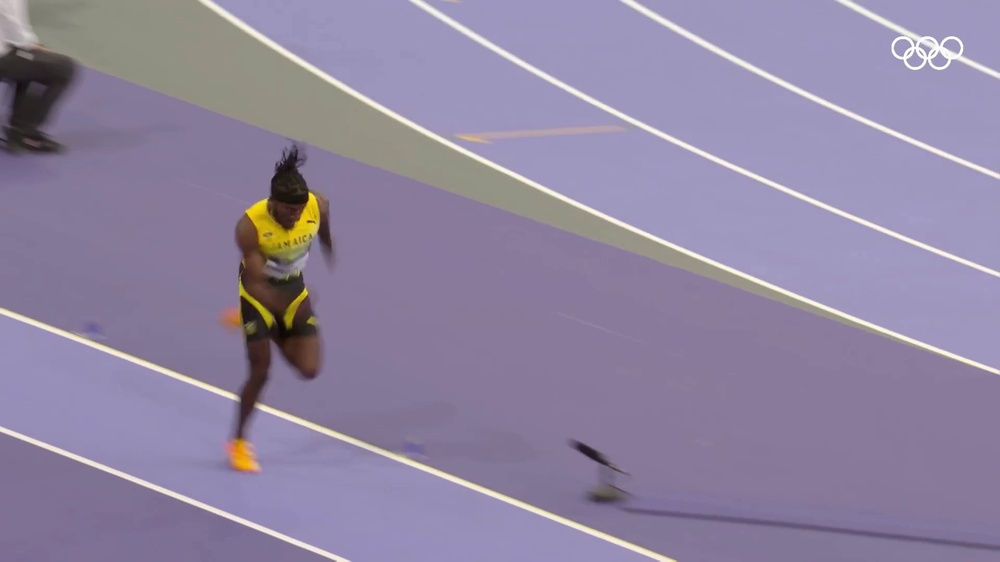
#> input picture frames/match1/frame_0005.jpg, 1000 x 562 px, shrunk from 1920 x 1080 before the run, found by its file name; its folder holds only this picture in this run
$ jupyter execute 02_grayscale_conversion.ipynb
#> lines starting #> are read from the running program, lines starting #| are printed output that depends on the picture
[cell 1]
import cv2
import os
import matplotlib.pyplot as plt

[cell 2]
input_folder = r"C:\Users\TECH STORE\OneDrive\Desktop\IP_Project\frames\match1"
output_folder = r"C:\Users\TECH STORE\OneDrive\Desktop\IP_Project\grayscale_frames\match1"

os.makedirs(output_folder, exist_ok=True)

[cell 3]
frame_files = sorted(os.listdir(input_folder))

print("Total frames found:", len(frame_files))

[cell 4]
for file in frame_files:

    if file.endswith(".jpg") or file.endswith(".png"):

        image_path = os.path.join(input_folder, file)
        image = cv2.imread(image_path)
#> image is the input picture: shape (562, 1000, 3); mean B, G, R 161.7, 133.8, 144.1

        gray = cv2.cvtColor(image, cv2.COLOR_BGR2GRAY)
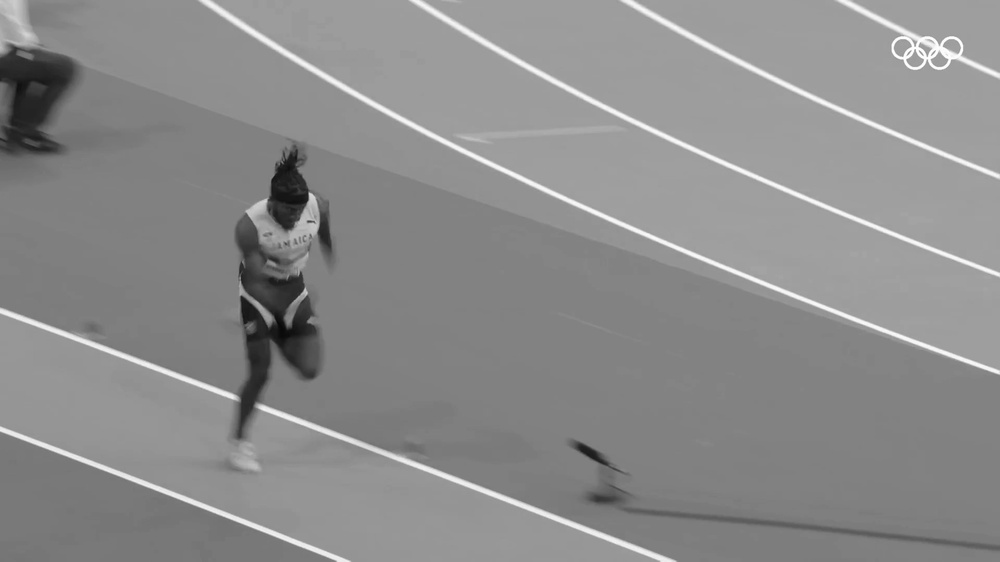
#> gray: shape (562, 1000); min 8, max 255, mean 140

        output_path = os.path.join(output_folder, file)
        cv2.imwrite(output_path, gray)

print("Grayscale conversion completed.")

[cell 5]
sample_color = cv2.imread(r"C:\Users\TECH STORE\OneDrive\Desktop\IP_Project\frames\match1\frame_0000.jpg")
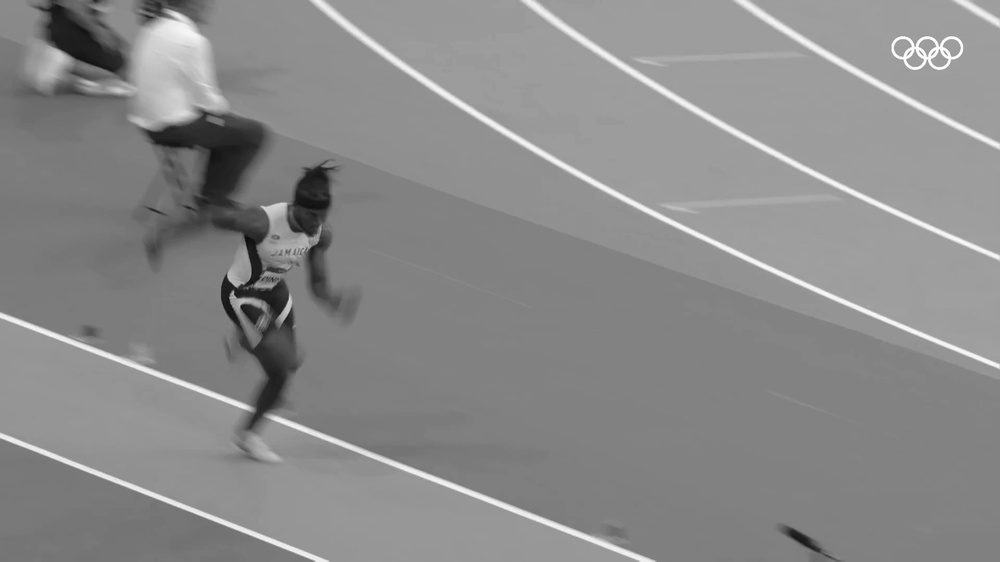
#> input picture grayscale_frames/match1/frame_0000.jpg, 1000 x 562 px, shrunk from 1920 x 1080 before the run, found by its file name
#> sample_color is the input picture: shape (562, 1000, 3); min 9, max 255, mean 138.3
sample_gray = cv2.imread(r"C:\Users\TECH STORE\OneDrive\Desktop\IP_Project\grayscale_frames\match1\frame_0000.jpg", 0)
#> sample_gray: shape (562, 1000); min 9, max 255, mean 138.3

plt.figure(figsize=(10,5))

plt.subplot(1,2,1)
plt.imshow(cv2.cvtColor(sample_color, cv2.COLOR_BGR2RGB))
plt.title("Original Frame")
plt.axis("off")

plt.subplot(1,2,2)
plt.imshow(sample_gray, cmap="gray")
plt.title("Grayscale Frame")
plt.axis("off")
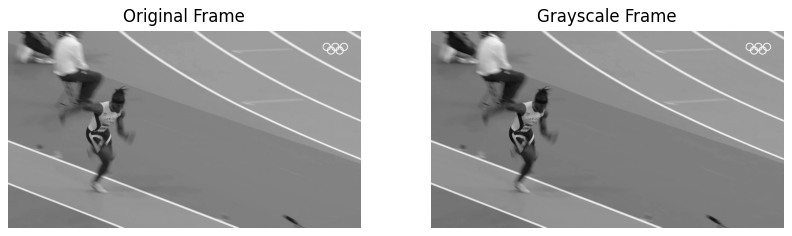
#> figure drawn by matplotlib, 2 panels
